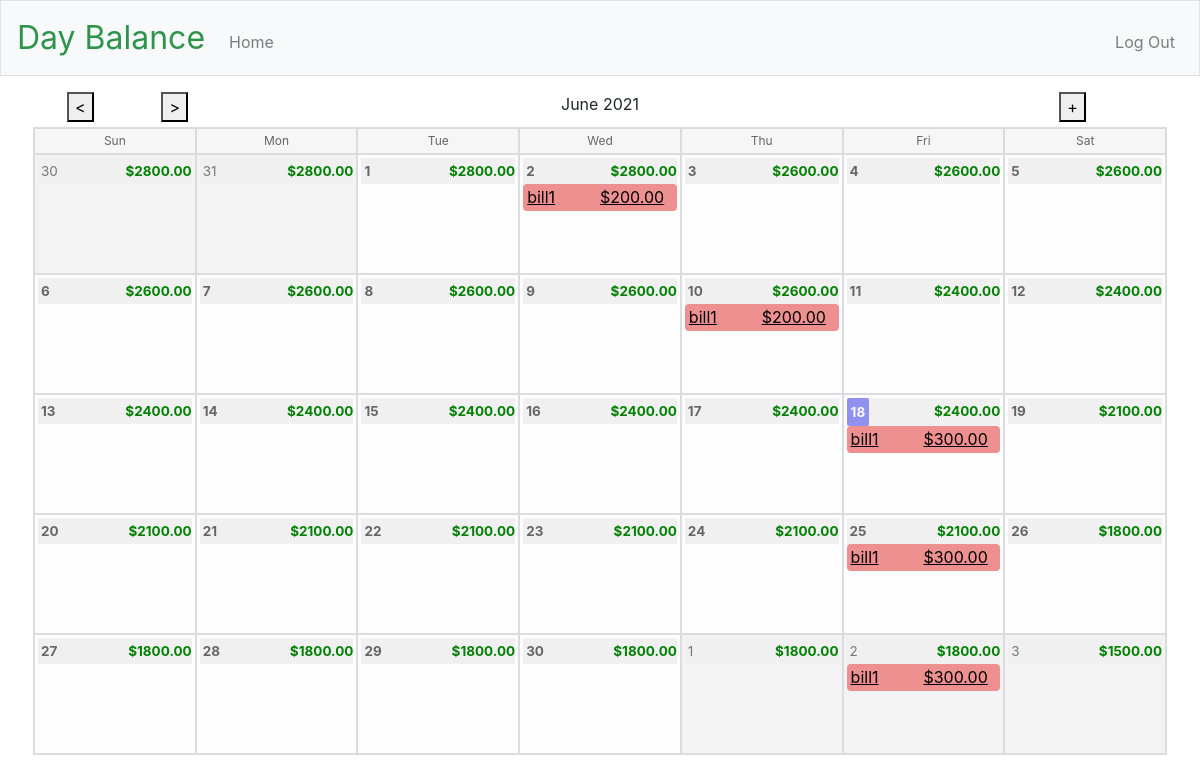
Screenshot of / (signed in) with the database file from the repository.
### app/models.py (models this page shows, shortened)
class Transaction(app.db.Model):
    id = app.db.Column(app.db.Integer, primary_key=True)
    title = app.db.Column(app.db.String(40), nullable=False)
    date = app.db.Column(app.db.Date, nullable=False)
    amount = app.db.Column(app.db.Integer, nullable=False)
    description = app.db.Column(app.db.String(200))
    income = app.db.Column(app.db.Boolean)
    is_recurring = app.db.Column(app.db.Boolean)
    freq = app.db.Column(app.db.String(8))  # DAILY, WEEKLY, MONTHLY, YEARLY
    interval = app.db.Column(app.db.Integer)
    mon = app.db.Column(app.db.Boolean)
    tue = app.db.Column(app.db.Boolean)
    wed = app.db.Column(app.db.Boolean)
    thu = app.db.Column(app.db.Boolean)
    fri = app.db.Column(app.db.Boolean)
    sat = app.db.Column(app.db.Boolean)
    sun = app.db.Column(app.db.Boolean)
    count = app.db.Column(app.db.Integer)  # number of occurrences
    until = app.db.Column(app.db.Date)     # recurrence end date
    rrule_string = app.db.Column(app.db.String(100))
    transaction_exceptions = app.db.relationship(
        'TransactionException',
        backref='transaction',
        lazy='dynamic',
    )
    user_id = app.db.Column(
        app.db.Integer,
        app.db.ForeignKey('user.id'),
        nullable=False,
    )
    day_names = ['MO', 'TU', 'WE', 'TH', 'FR', 'SA', 'SU']
    day_variables = [mon, tue, wed, thu, fri, sat, sun]
    freq_values = {
        'DAILY': rrule.DAILY,
        'WEEKLY': rrule.WEEKLY,
        'MONTHLY': rrule.MONTHLY,
        'YEARLY': rrule.YEARLY,
    }
    def return_transactions_between(self, before, after):
        before_datetime = datetime.datetime.combine(
            before, datetime.datetime.min.time())
        after_datetime = datetime.datetime.combine(
            after, datetime.datetime.min.time())
        recurring_set = rrule.rruleset()
        recurring_set.rrule(rrule.rrulestr(self.rrule_string))
        for exception in self.transaction_exceptions:
            if exception.delete is False:
                recurring_set.rdate(datetime.datetime.combine(
                    exception.date,
                    datetime.datetime.min.time()))
            else:
                recurring_set.exdate(datetime.datetime.combine(
                    exception.date,
                    datetime.datetime.min.time()))
        recurring_dates = recurring_set.between(
            before=before_datetime,
            after=after_datetime,
            inc=True,
        )
        recurring_transactions = []
        for date in recurring_dates:
            transaction = Transaction(
                id=self.id,
                user_id=self.user_id,
                title=self.title,
                date=date.date(),
                amount=self.amount,
                income=self.income,
            )
            recurring_transactions.append(transaction)
        return recurring_transactions

### app/main/routes.py (the view)
@bp.route("/", methods=["GET"])
@bp.route("/<int:year>/<int:month>", methods=["GET", "POST"])
@login_required
def index(year=0, month=0):
    todays_date = datetime.date(datetime.now())
    if year == 0 or month == 0:
        year = todays_date.year
        month = todays_date.month
    month_name = current_user.month_name(month)
    weekday_headers = current_user.weekday_headers()
    start_balance = current_user.month_starting_balance(year, month)
    month_days = current_user.month_days(year, month)
    month_transactions = current_user.month_transactions(year, month)
    return render_template(
        "index.html",
        todays_date=todays_date,
        current_month=month,
        current_year=year,
        current_months_name=month_name,
        weekday_headers=weekday_headers,
        month_days=month_days,
        balance=start_balance,
        transactions=month_transactions,
    )

### app/models.py (called while the page is built)
@app.login.user_loader
def load_user(id):
    return User.query.get(int(id))

    def weekday_headers(self):
        weekday_headers = []
        for weekday in app.balance_calendar.iterweekdays():
            weekday_headers.append(calendar.day_abbr[weekday])
        return weekday_headers

    def month_name(self, month):
        return calendar.month_name[month]

    def month_days(self, year, month):
        return app.balance_calendar.itermonthdates(year, month)

    def return_transactions_between(self, before, after):
        transactions = Transaction.query.filter(
            Transaction.user_id == self.id,
            Transaction.is_recurring == False,
            Transaction.date >= after,
            Transaction.date < before,
        ).all()
        recurring_transactions = Transaction.query.filter(
            Transaction.user_id == self.id,
            Transaction.is_recurring == True,
        )
        for recurring_transaction in recurring_transactions:
            recurring_dates = (
                recurring_transaction.return_transactions_between(
                    before=before, after=after))
            transactions.extend(recurring_dates)
        return transactions

    def month_starting_balance(self, year, month):
        month_start_day = list(
            app.balance_calendar.itermonthdates(year, month))[0]
        month_start_balance = 0
        prev_transactions = self.return_transactions_between(
            after=self.start_date,
            before=month_start_day,
        )
        for transaction in prev_transactions:
            if transaction.income is False:
                month_start_balance = month_start_balance - transaction.amount
            else:
                month_start_balance = month_start_balance + transaction.amount
        return (month_start_balance / 100)

    def month_transactions(self, year, month):
        month_start_day = list(
            app.balance_calendar.itermonthdates(year, month))[0]
        month_end_day = list(
            app.balance_calendar.itermonthdates(year, month))[-1]
        month_transactions = self.return_transactions_between(
            after=month_start_day,
            before=month_end_day,
        )
        return month_transactions

### app/templates/index.html (shortened to what this page needs)
{% extends "layout.html" %}
{% block main %}
    {% set ns = namespace(curr_balance=balance) %}
    <div class="row justify-content-center title-row">
        {% if current_month == 1 %}
            <form class="col-1 order-1 btn-left ml-0" action="/{{ current_year-1 }}/12" method="post">
                <button name="forwardBtn" title="Previous Month" type="submit">&lt;</button>
            </form>
        {% else %}
            <form class="col-1 order-1 btn-left ml-0" action="/{{ current_year }}/{{ current_month-1 }}" method="post">
                <button name="forwardBtn" title="Previous Month" type="submit">&lt;</button>
            </form>
        {% endif %}
        {% if current_month == 12 %}
            <form class="col-1 order-2 btn-left ml-0" action="/{{ current_year+1 }}/1" method="post">
                <button name="backBtn" title="Next Month" type="submit">&gt;</button>
            </form>
        {% else %}
            <form class="col-1 order-2 btn-left ml-0" action="/{{ current_year }}/{{ current_month+1 }}" method="post">
                <button name="backBtn" title="Next Month" type="submit">&gt;</button>
            </form>
        {% endif %}
        <div class="col order-4 title-center">
            {{ current_months_name }} {{ current_year }}
        </div>
        <form class="col-2 order-6 btn-right mr-0" action="/add" method="get">
            <button name="addBtn" title="Add Transaction" type="submit">+</button>
        </form>
    </div>
   <ul class="row justify-content-center calendar-header">
        {% for weekday_header in weekday_headers %}
            <li class="col weekday-header">{{ weekday_header }}</li>
        {% endfor %}
    </ul>
    <ul class="row justify-content-center calendar" id="calendar">
        {% for day in month_days %}
            <li
                {% if day.month != current_month %}
                    class="col day day-othermonth"
                {% else %}
                    class="col day"
                {% endif %}
                data-year="{{ day.year }}"
                data-month="{{ day.month }}"
                data-day="{{ day.day }}">
                <div class="row no-gutters day-header">
                    {% if day.day == todays_date.day and day.month == todays_date.month and day.year == todays_date.year %}
                        <span class="daynumber daynumber-current">
                    {% elif day.month != current_month %}
                        <span class="daynumber daynumber-othermonth">
                    {% else %}
                        <span class="daynumber">
                    {% endif %}
                    {{ day.day }}</span>
                    {% if ns.curr_balance < 0 %}
                        <span class="col daybalance daybalance-negative">
                    {% else %}
                        <span class="col daybalance">
                    {% endif %}
                    {{ "$%.2f"|format(ns.curr_balance) }}</span>
                </div>
                <div class="transactions">
                    {% for transaction in transactions %}
                        {% if transaction.date.month == day.month and transaction.date.day == day.day and transaction.date.year == day.year %}
                        {% set transaction_amount = transaction.amount/100 %}
                        {% set date_format = transaction.date.strftime('%Y%m%d') %}
                            <div
                                {% if transaction.income != True %}
                                    class="row no-gutters transaction transaction-red"
                                {% else %}
                                    class="row no-gutters transaction transaction-green"
                                {% endif %}>
                                <div class="col">
                                <a href="{{ url_for('main.edit_transaction', transaction_id = transaction.id, date_format = date_format) }}">
                                    {{ transaction.title }}
                                </a>
                                </div>
                                <div class="col">
                                <a href="{{ url_for('main.edit_transaction', transaction_id = transaction.id, date_format = date_format) }}">
                                    {{ "$%.2f"|format(transaction_amount) }}
                                </a>
                                </div>
                            </div>
                            {% set ns.curr_balance = (ns.curr_balance + transaction_amount) if transaction.income == True else (ns.curr_balance - transaction_amount) %}
                        {% endif %}
                    {% endfor %}
                </div>
            </li>
        {% endfor %}
    </ul>
{% endblock %}

### app/static/styles.css (style rules this page uses)
.calendar-header { min-width: 400px; padding-left: 0; padding: 0; margin-top: 5px; margin-bottom: 0; border-left: #DADCE0 2px solid; }
.weekday-header { list-style: none; font-size: 12px; text-align: center; background-color: #F6F6F6; color: #666; padding: 3px; margin: 0; overflow: auto; border-top: #DADCE0 2px solid; border-right: #DADCE0 2px solid; border-bottom: 0px; }
.calendar { min-width: 400px; padding-left: 0; border-bottom: #DADCE0 2px solid; border-left: #DADCE0 2px solid; }
.day-header { background-color: #F0F0F0; }
.day { list-style: none; text-align: left; min-height: 120px; background-color: #FDFDFD; padding: 3px; margin: 0; overflow: auto; border-top: #DADCE0 2px solid; border-right: #DADCE0 2px solid; border-bottom: 0px; }
.day-othermonth { background-color: #F3F3F3; cursor: auto; }
.daybalance { font-size: 13.5px; font-weight: 700; color: green; padding: 3px; text-align: right; }
.daynumber { font-size: 13.5px; font-weight: 700; color: #666; padding: 3px; }
.daynumber-current { color: #F9F9F9; background-color: #9090ee; padding: 4px; border-radius: 2px; }
.daynumber-othermonth { font-weight: 400; color: #777774; }
.transaction { margin-bottom: 1px; padding: 1px 4px 2px 4px; border-radius: 4px; text-underline-position: below; }
.transactions a:link { color: black; background-color: transparent; text-decoration: underline; }
.transaction-red { background-color: #ee9090; }

### rows the page displays
Transaction: transaction_amount "$200.00"
Transaction: transaction_amount "$200.00"
Transaction: transaction_amount "$300.00"

### other values shown
{{ current_months_name }} "June"
{{ current_year }} "2021"
{{ weekday_header }} "Sun" "Mon" "Tue" "Wed" "Thu" "Fri" "Sat"
{{ day.day }} "30" "31" "1" "2" "3" "4" "5" "6" "7" "8" "9" "10" "11" "12" "13" "14" "15" "16" "17" "18" "19" "20" "21" "22" "23" "24" "25" "26" "27" "28" "29" "30" "1" "2" "3"
{{ "$%.2f"|format(ns.curr_balance) }} "$2800.00" "$2800.00" "$2800.00" "$2800.00" "$2600.00" "$2600.00" "$2600.00" "$2600.00" "$2600.00" "$2600.00" "$2600.00" "$2600.00" "$2400.00" "$2400.00" "$2400.00" "$2400.00" "$2400.00" "$2400.00" "$2400.00" "$2400.00" "$2100.00" "$2100.00" "$2100.00" "$2100.00" "$2100.00" "$2100.00" "$2100.00" "$1800.00" "$1800.00" "$1800.00" "$1800.00" "$1800.00" "$1800.00" "$1800.00" "$1500.00"
